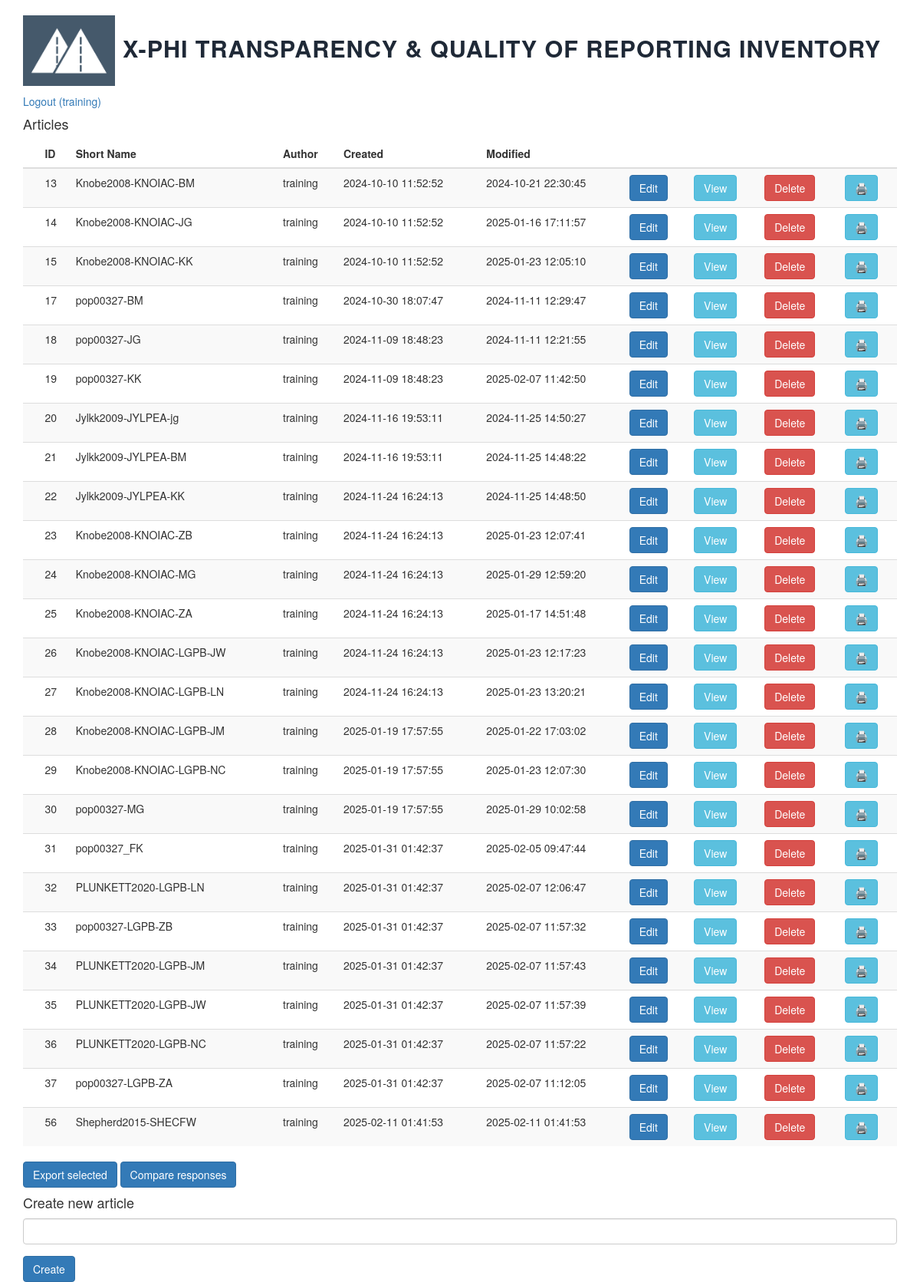
Screenshot of / (signed in) with the database file from the repository.
### models.py (models this page shows, shortened)
class User(UserMixin, db.Model):
    __tablename__ = 'users'
    id = db.Column(db.Integer, primary_key=True)
    username = db.Column(db.String(80), unique=True, nullable=False)
    email = db.Column(db.String(120), unique=True, nullable=False)
    role = db.Column(db.String(120), nullable=True)
    password_hash = db.Column(db.String(128))
    article_permissions = db.relationship(
        'ArticlePermission', cascade='all, delete')
    articles = db.relationship("Article", back_populates='author')
    def can_edit(self, article_id):
        if self.role == "admin":
            return True
        return True if ArticlePermission.query.filter(ArticlePermission.user_id == self.id,
                                                       ArticlePermission.article_id == article_id,
                                                     ArticlePermission.permission == "edit").all() else False
    def can_delete(self, article_id):
        if self.role == "admin":
            return True
        if ArticlePermission.query.filter(ArticlePermission.user_id == self.id,
                                          ArticlePermission.article_id == article_id,
                                          ArticlePermission.permission == "delete").all():
            return True
    def can_view(self, article_id):
        if self.role == "admin":
            return True
        if ArticlePermission.query.filter(ArticlePermission.user_id == self.id,
                                          ArticlePermission.article_id == article_id,
                                          ArticlePermission.permission == "view").all():
            return True

class Article(db.Model):
    id = db.Column(db.Integer, primary_key=True)
    short = db.Column(db.String(200), unique=True, nullable=False)
    title = db.Column(db.String(200))
    onlinefirst = db.Column(db.Integer)
    n_studies = db.Column(db.Integer)
    first_study = db.Column(db.String(200))
    open_access = db.Column(db.String(200))
    open_access_e = db.Column(db.String)
    preregistration = db.Column(db.String(200))
    preregistration_e = db.Column(db.String)
    statement_of_availability = db.Column(db.String(200))
    statement_of_availability_e = db.Column(db.String)
    materials_availability = db.Column(db.String(200))
    materials_availability_e = db.Column(db.String)
    data_availability = db.Column(db.String(200))
    data_availability_e = db.Column(db.String)
    code_availability = db.Column(db.String(200))
    code_availability_e = db.Column(db.String)
    general_comment = db.Column(db.String)
    transparency_comment = db.Column(db.String)
    methods_comment = db.Column(db.String)
    methodsq_comment = db.Column(db.String)
    methodsnq_comment = db.Column(db.String)
    results_comment = db.Column(db.String)
    conclusions_comment = db.Column(db.String)
    background1 = db.Column(db.String(200))
    background1_e = db.Column(db.String)
    background2 = db.Column(db.String(200))
    background2_e = db.Column(db.String)
    background3 = db.Column(db.String(200))
    background3_e = db.Column(db.String)
    background4 = db.Column(db.String(200))
    background4_e = db.Column(db.String)
    goals1 = db.Column(db.String(200))
    goals1_e = db.Column(db.String)
    goals2 = db.Column(db.String(200))
    goals2_e = db.Column(db.String)
    goals3 = db.Column(db.String(200))
    goals3_e = db.Column(db.String)
    conceptual1 = db.Column(db.String(200))
    conceptual1_e = db.Column(db.String)
    conceptual2 = db.Column(db.String(200))
    conceptual2_e = db.Column(db.String)
    conceptual3 = db.Column(db.String(200))
    conceptual3_e = db.Column(db.String)
    recruitment1 = db.Column(db.String(200))
    recruitment1_e = db.Column(db.String)
    recruitment1a = db.Column(db.String(200))
    recruitment1a_e = db.Column(db.String)
    recruitment2 = db.Column(db.String(200))
    recruitment2_e = db.Column(db.String)
    recruitment3 = db.Column(db.String(200))
    recruitment3_e = db.Column(db.String)
    incentives = db.Column(db.String(200))
    incentives_e = db.Column(db.String)
    participants1 = db.Column(db.String(200))
    participants1_e = db.Column(db.String)
    participants2 = db.Column(db.String(200))
    participants2_e = db.Column(db.String)
    participants3 = db.Column(db.String(200))
    participants3_e = db.Column(db.String)
    participants4 = db.Column(db.String(200))
    participants4_e = db.Column(db.String)
    participants5 = db.Column(db.String(200))
    participants5_e = db.Column(db.String)
    exclusion0 = db.Column(db.String(200))
    exclusion0_e = db.Column(db.String)
    exclusion1 = db.Column(db.String(200))
    exclusion1_e = db.Column(db.String)
    exclusion2 = db.Column(db.String(200))
    exclusion2_e = db.Column(db.String)
    exclumeasure1 = db.Column(db.String(200))
    exclumeasure1_e = db.Column(db.String)
    exclumeasure2 = db.Column(db.String(200))
    exclumeasure2_e = db.Column(db.String)
    exclumeasure3 = db.Column(db.String(200))
    exclumeasure3_e = db.Column(db.String)
    kindofstudy = db.Column(db.String(200))
    statistical_analysis = db.Column(db.String(200))
    statistical_analysis_e = db.Column(db.String)
    nqmeasure1 = db.Column(db.String(200))
    nqmeasure1_e = db.Column(db.String)
    nqmeasure2 = db.Column(db.String(200))
    nqmeasure2_e = db.Column(db.String)
    nqmeasure3 = db.Column(db.String(200))
    nqmeasure3_e = db.Column(db.String)
    nqmeasure4 = db.Column(db.String(200))
    nqmeasure4_e = db.Column(db.String)
    nqmeasure5 = db.Column(db.String(200))
    nqmeasure5_e = db.Column(db.String)
    nqmeasure6 = db.Column(db.String(200))
    nqmeasure6_e = db.Column(db.String)
    nqmeasure7 = db.Column(db.String(200))
    nqmeasure7_e = db.Column(db.String)
    nqmeasure8 = db.Column(db.String(200))
    nqmeasure8_e = db.Column(db.String)
    nqmeasure9 = db.Column(db.String(200))
    nqmeasure9_e = db.Column(db.String)
    nqmeasure10 = db.Column(db.String(200))
    nqmeasure10_e = db.Column(db.String)
    nqmeasure11 = db.Column(db.String(200))
    nqmeasure11_e = db.Column(db.String)
    nqmeasure11a = db.Column(db.String(200))
    nqmeasure11a_e = db.Column(db.String)
    nqmeasure11b = db.Column(db.String(200))
    nqmeasure11b_e = db.Column(db.String)
    nqmeasure11c = db.Column(db.String(200))
    nqmeasure11c_e = db.Column(db.String)
    nqmeasure11d = db.Column(db.String(200))
    nqmeasure11d_e = db.Column(db.String)
    nqmeasure11e = db.Column(db.String(200))
    nqmeasure11e_e = db.Column(db.String)
    nqmeasure12 = db.Column(db.String(200))
    nqmeasure12_e = db.Column(db.String)
    nqmeasure13 = db.Column(db.String(200))
    nqmeasure13_e = db.Column(db.String)
    nqmeasure14 = db.Column(db.String(200))
    nqmeasure14_e = db.Column(db.String)
    nqmeasure15 = db.Column(db.String(200))
    nqmeasure15_e = db.Column(db.String)
    nqmeasure16 = db.Column(db.String(200))
    nqmeasure16_e = db.Column(db.String)
    nqmeasure17 = db.Column(db.String(200))
    nqmeasure17_e = db.Column(db.String)
    nqmeasure18 = db.Column(db.String(200))
    nqmeasure18_e = db.Column(db.String)
    qmeasure1 = db.Column(db.String(200))
    qmeasure1_e = db.Column(db.String)
    qmeasure2 = db.Column(db.String(200))
    qmeasure2_e = db.Column(db.String)
    qmeasure3 = db.Column(db.String(200))
    qmeasure3_e = db.Column(db.String)
    qmeasure4 = db.Column(db.String(200))
    qmeasure4_e = db.Column(db.String)
    qmeasure5 = db.Column(db.String(200))
    qmeasure5_e = db.Column(db.String)
    qmeasure6 = db.Column(db.String(200))
    qmeasure6_e = db.Column(db.String)
    qmeasure6a = db.Column(db.String(200))
    qmeasure6a_e = db.Column(db.String)
    qmeasure6b = db.Column(db.String(200))
    qmeasure6b_e = db.Column(db.String)
    qmeasure6c = db.Column(db.String(200))
    qmeasure6c_e = db.Column(db.String)
    qmeasure6d = db.Column(db.String(200))
    qmeasure6d_e = db.Column(db.String)
    qmeasure6e = db.Column(db.String(200))
    qmeasure6e_e = db.Column(db.String)
    qmeasure6f  = db.Column(db.String(200))
    qmeasure6f_e  = db.Column(db.String)
    qmeasure7a  = db.Column(db.String(200))
    qmeasure7a_e  = db.Column(db.String)
    qmeasure7b  = db.Column(db.String(200))
    qmeasure7b_e  = db.Column(db.String)
    qmeasure7c  = db.Column(db.String(200))
    qmeasure7c_e  = db.Column(db.String)
    qmeasure7d  = db.Column(db.String(200))
    qmeasure7d_e  = db.Column(db.String)
    qmeasure8  = db.Column(db.String(200))
    qmeasure8_e  = db.Column(db.String)
    qmeasure9  = db.Column(db.String(200))
    qmeasure9_e  = db.Column(db.String)
    qmeasure10  = db.Column(db.String(200))
    qmeasure10_e  = db.Column(db.String)
    flow1  = db.Column(db.String(200))
    flow1_e  = db.Column(db.String)
    flow2  = db.Column(db.String(200))
    flow2_e  = db.Column(db.String)
    flow3  = db.Column(db.String(200))
    flow3_e  = db.Column(db.String)
    descriptive1  = db.Column(db.String(200))
    descriptive1_e  = db.Column(db.String)
    descriptive2  = db.Column(db.String(200))
    descriptive2_e  = db.Column(db.String)
    inferential1  = db.Column(db.String(200))
    inferential1_e  = db.Column(db.String)
    inferential2  = db.Column(db.String(200))
    inferential2_e  = db.Column(db.String)
    inferential3  = db.Column(db.String(200))
    inferential3_e  = db.Column(db.String)
    interpretation  = db.Column(db.String(200))
    interpretation_e  = db.Column(db.String)
    validity  = db.Column(db.Integer)
    validity_e  = db.Column(db.String)
    author_id = db.Column(db.Integer, db.ForeignKey('users.id'))
    author = db.relationship('User', back_populates='articles')
    created_date = db.Column(db.DateTime, nullable=True,
                             default=datetime.now(UTC))
    modified_date = db.Column(
        db.DateTime, nullable=True, default=datetime.now(UTC), onupdate=datetime.now)
    permissions = db.relationship('ArticlePermission', cascade='all, delete')

### __init__.py (the view)
@app.route('/', methods=['GET', 'POST'])
def index():
    form = CreateArticleForm()
    available_articles = Article.query.all()
    return render_template('index.html', form=form,
                           available_articles=available_articles)

### forms.py
class CreateArticleForm(FlaskForm):
    short = StringField('Short', validators=[DataRequired()])
    create = SubmitField('Create')

### __init__.py (called while the page is built)
@login.user_loader
def load_user(id):
    return User.query.get(int(id))

### templates/index.html (shortened to what this page needs)
<!doctype html>
{% extends "bootstrap/base.html" %}
{% import "bootstrap/wtf.html" as wtf %}
{% block head %}
{{ super() }}
{% endblock %}
{% block styles %}
{{super()}}
<link rel="stylesheet" href="https://cdn.datatables.net/v/dt/dt-2.2.1/sl-3.0.0/datatables.min.css">
<link rel="stylesheet" href="{{ url_for('static', filename='style.css') }}">
{% endblock %}
{% block content %}
<div class="container">
    <h1>
        <img src={{ url_for('static', filename="logo-meta_new.png" ) }} style="max-width: 120px; display: inline-block">
        <span class = "site-title"> X-PHI Transparency & Quality of Reporting Inventory</span>
    </h1>
    {% if current_user.is_authenticated %}
    <p>
        <a href="{{ url_for('logout') }}"> Logout ({{ current_user.username }}) </a>
    </p>
    <h4> Articles </h4>
    <table id="article-list" class="table table-striped">
        <thead>
            <tr>
                <th></th>
                <th>
                    ID
                </th>
                <th>
                    Short Name
                </th>
                <th>
                    Author
                </th>
                <th>
                    Created
                </th>
                <th>
                    Modified
                </th>
                <th>
                </th>
                <th>
                </th>
                <th>
                </th>
                <th>
                </th>
            </tr>
        </thead>
        <tbody class="searchable">
            {% for article in available_articles %}
            {% if current_user.can_edit(article.id) %}
            <tr>
                <td></td>
                <td> {{ article.id }} </td>
                <td> {{ article.short }} </td>
                <td> {{ article.author.username }} </td>
                <td> {{ article.created_date.strftime('%Y-%m-%d %H:%M:%S') }} </td>
                <td> {{ article.modified_date.strftime('%Y-%m-%d %H:%M:%S') }} </td>
                <td>
                    {% if current_user.can_edit(article.id) %}
                    <a href={{ url_for("edit", id=article.id) }}><button class="btn btn-primary">Edit</button></a>
                    {% else %}
                    <a href={{ url_for("edit", id=article.id) }}><button disabled class="btn btn-primary">Edit</button></a>
                    {% endif %}
                </td>
                <td>
                    {% if current_user.can_view(article.id) %}
                    <a href={{ url_for("view", id=article.id) }}> <button class="btn btn-info">View</button></a> </td>
                    {% else %}
                    <a href={{ url_for("view", id=article.id) }}> <button disabled class="btn btn-info">View</button></a> </td>
                    {% endif %}
                <td>
                    {% if current_user.can_delete(article.id) %}
                    <a href={{ url_for("delete", id=article.id) }}> <button class="btn btn-danger">Delete</button></a>
                    {% else %}
                    <a href={{ url_for("delete", id=article.id) }}> <button disabled class="btn btn-danger">Delete</button></a>
                    {% endif %}
                </td>
                <td>
                    {% if current_user.can_view(article.id) %}
                    <a href={{ url_for("_print", id=article.id) }}> <button class="btn btn-info">🖨️</button></a>
                    {% else %}
                    <a href={{ url_for("_print", id=article.id) }}> <button disabled class="btn btn-info">🖨️</button></a>
                    {% endif %}
                </td>
            </tr>
            {% endif %}
            {% endfor %}
        </tbody>
    </table>
    <button class="btn btn-primary" onclick="export_selected()">Export selected</button>
    <a href="{{ url_for('compare') }}"><button class="btn btn-primary">Compare responses</button></a>
    <h4> Create new article </h4>
    <form class="form" method="post" role="form" action="{{ url_for('createnew') }}">
        {{ wtf.form_field(form.short) }}
        {{ wtf.form_field(form.create, button_map={"create": "primary"}) }}
    </form>
{% endif %}
{% endblock %}

### static/style.css (style rules this page uses)
.site-title { display: inline-block !important; color: var(--app-text, #1f2937) !important; font-weight: 700 !important; font-size: 0.85em !important; text-transform: uppercase; letter-spacing: 0.03em; margin-top: 8px; }

### rows the page displays
User: username "training"
Article: id "13", short "Knobe2008-KNOIAC-BM", author.username "training", created_date "2024-10-10 11:52:52", modified_date "2024-10-21 22:30:45"
Article: id "14", short "Knobe2008-KNOIAC-JG", author.username "training", created_date "2024-10-10 11:52:52", modified_date "2025-01-16 17:11:57"
Article: id "15", short "Knobe2008-KNOIAC-KK", author.username "training", created_date "2024-10-10 11:52:52", modified_date "2025-01-23 12:05:10"
Article: id "17", short "pop00327-BM", author.username "training", created_date "2024-10-30 18:07:47", modified_date "2024-11-11 12:29:47"
Article: id "18", short "pop00327-JG", author.username "training", created_date "2024-11-09 18:48:23", modified_date "2024-11-11 12:21:55"
Article: id "19", short "pop00327-KK", author.username "training", created_date "2024-11-09 18:48:23", modified_date "2025-02-07 11:42:50"
Article: id "20", short "Jylkk2009-JYLPEA-jg", author.username "training", created_date "2024-11-16 19:53:11", modified_date "2024-11-25 14:50:27"
Article: id "21", short "Jylkk2009-JYLPEA-BM", author.username "training", created_date "2024-11-16 19:53:11", modified_date "2024-11-25 14:48:22"
Article: id "22", short "Jylkk2009-JYLPEA-KK", author.username "training", created_date "2024-11-24 16:24:13", modified_date "2024-11-25 14:48:50"
Article: id "23", short "Knobe2008-KNOIAC-ZB", author.username "training", created_date "2024-11-24 16:24:13", modified_date "2025-01-23 12:07:41"
Article: id "24", short "Knobe2008-KNOIAC-MG", author.username "training", created_date "2024-11-24 16:24:13", modified_date "2025-01-29 12:59:20"
Article: id "25", short "Knobe2008-KNOIAC-ZA", author.username "training", created_date "2024-11-24 16:24:13", modified_date "2025-01-17 14:51:48"
Article: id "26", short "Knobe2008-KNOIAC-LGPB-JW", author.username "training", created_date "2024-11-24 16:24:13", modified_date "2025-01-23 12:17:23"
Article: id "27", short "Knobe2008-KNOIAC-LGPB-LN", author.username "training", created_date "2024-11-24 16:24:13", modified_date "2025-01-23 13:20:21"
Article: id "28", short "Knobe2008-KNOIAC-LGPB-JM", author.username "training", created_date "2025-01-19 17:57:55", modified_date "2025-01-22 17:03:02"
Article: id "29", short "Knobe2008-KNOIAC-LGPB-NC", author.username "training", created_date "2025-01-19 17:57:55", modified_date "2025-01-23 12:07:30"
Article: id "30", short "pop00327-MG", author.username "training", created_date "2025-01-19 17:57:55", modified_date "2025-01-29 10:02:58"
Article: id "31", short "pop00327_FK", author.username "training", created_date "2025-01-31 01:42:37", modified_date "2025-02-05 09:47:44"
Article: id "32", short "PLUNKETT2020-LGPB-LN", author.username "training", created_date "2025-01-31 01:42:37", modified_date "2025-02-07 12:06:47"
Article: id "33", short "pop00327-LGPB-ZB", author.username "training", created_date "2025-01-31 01:42:37", modified_date "2025-02-07 11:57:32"
Article: id "34", short "PLUNKETT2020-LGPB-JM", author.username "training", created_date "2025-01-31 01:42:37", modified_date "2025-02-07 11:57:43"
Article: id "35", short "PLUNKETT2020-LGPB-JW", author.username "training", created_date "2025-01-31 01:42:37", modified_date "2025-02-07 11:57:39"
Article: id "36", short "PLUNKETT2020-LGPB-NC", author.username "training", created_date "2025-01-31 01:42:37", modified_date "2025-02-07 11:57:22"
Article: id "37", short "pop00327-LGPB-ZA", author.username "training", created_date "2025-01-31 01:42:37", modified_date "2025-02-07 11:12:05"
Article: id "56", short "Shepherd2015-SHECFW", author.username "training", created_date "2025-02-11 01:41:53", modified_date "2025-02-11 01:41:53"
